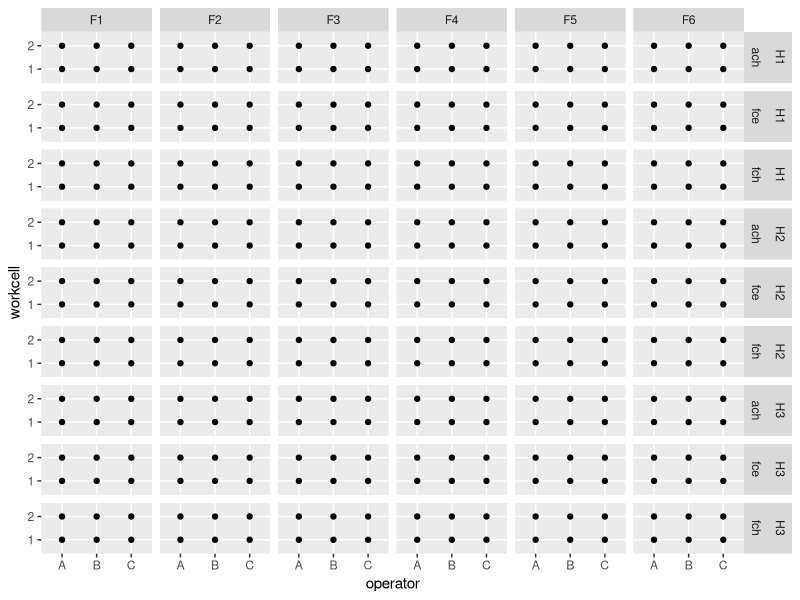
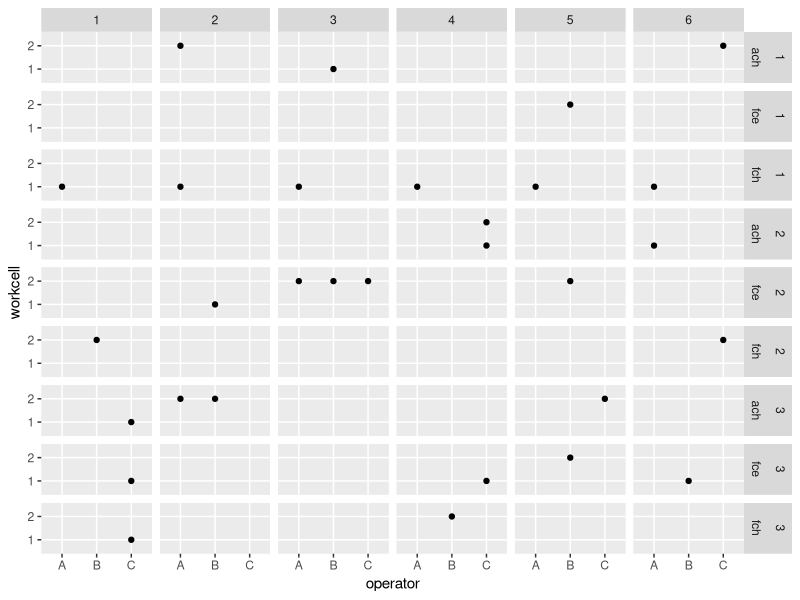
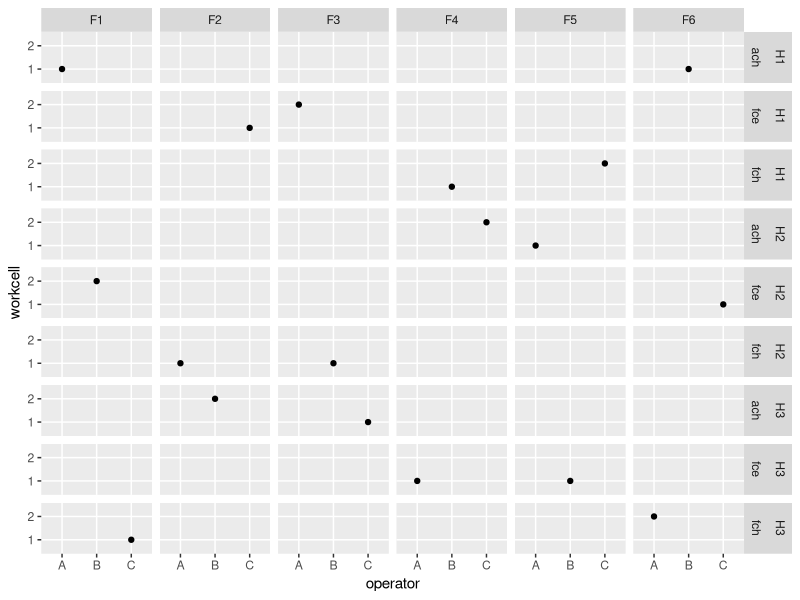

Recreate these plots in R, in order. (Note: a time limit stopped this script after it produced the figures.)
## ---- chunk 1
library(tidyverse)
library(lme4)
## ---- chunk 2
full_factorial <- tidyr::crossing(operator = c("A", "B", "C"), 
                                  hamilton = c("1", "2", "3"), 
                                  lot = c("ach", "fch", "fce"), 
                flexmap = c("1", "2", "3"), 
                workcell = c("1", "2")) 
## ---- chunk 3
optimal <- tibble::tribble(
                              ~lot, ~workcell, ~hamilton, ~operator, ~flexmap,
                                "FCE",         "2",         "2",         "O1",        "2",
                                "FCH",         "1",         "1",         "O2",        "2",
                                "FCH",         "2",         "2",         "O1",        "1",
                                "ACH",         "2",         "1",         "O3",        "2",
                                "FCH",         "1",         "2",         "O1",        "3",
                                "FCE",         "2",         "2",         "O1",        "2",
                                "ACH",         "1",         "2",         "O3",        "3",
                                "ACH",         "1",         "3",         "O1",        "2",
                                "ACH",         "2",         "2",         "O2",        "3",
                                "FCH",         "1",         "2",         "O3",        "2",
                                "ACH",         "1",         "3",         "O1",        "3",
                                "FCE",         "2",         "3",         "O3",        "3",
                                "FCE",         "2",         "1",         "O1",        "3",
                                "ACH",         "1",         "1",         "O1",        "1",
                                "FCE",         "1",         "3",         "O2",        "2",
                                "FCH",         "2",         "3",         "O1",        "2",
                                "FCE",         "1",         "1",         "O3",        "1",
                                "FCH",         "2",         "1",         "O2",        "3",
                                "FCE",         "1",         "2",         "O2",        "1",
                                "ACH",         "2",         "3",         "O2",        "1",
                                "FCH",         "1",         "3",         "O2",        "3",
                                "ACH",         "2",         "1",         "O3",        "2",
                                "FCH",         "2",         "3",         "O3",        "1",
                                "FCE",         "1",         "1",         "O3",        "1"
                            ) %>% 
  mutate(lot = tolower(lot), 
         operator = case_when(operator == "O1" ~ "A", 
                              operator == "O2" ~ "B", 
                              operator == "O3" ~ "C"))



optimal <- tibble::tribble(
                                             ~lot, ~workcell, ~hamilton, ~operator, ~flexmap,
                                           "FCE",  1L,  1L, "O3",  2L,
                                           "FCH",  2L,  3L, "O1",  3L,
                                           "ACH",  1L,  2L, "O1",  2L,
                                           "ACH",  1L,  3L, "O1",  1L,
                                           "ACH",  1L,  1L, "O2",  3L,
                                           "FCE",  2L,  2L, "O2",  3L,
                                           "FCH",  2L,  1L, "O1",  2L,
                                           "FCH",  1L,  2L, "O2",  1L,
                                           "FCE",  1L,  2L, "O1",  3L,
                                           "FCE",  2L,  1L, "O2",  2L,
                                           "FCE",  2L,  3L, "O2",  1L,
                                           "FCE",  1L,  2L, "O1",  3L,
                                           "FCH",  2L,  2L, "O3",  2L,
                                           "FCH",  1L,  2L, "O2",  2L,
                                           "ACH",  2L,  3L, "O2",  2L,
                                           "FCE",  2L,  1L, "O1",  1L,
                                           "FCH",  1L,  1L, "O3",  1L,
                                           "ACH",  2L,  2L, "O3",  1L,
                                           "ACH",  2L,  2L, "O3",  1L,
                                           "FCE",  1L,  3L, "O3",  2L,
                                           "FCH",  1L,  1L, "O2",  1L,
                                           "ACH",  1L,  1L, "O2",  3L,
                                           "FCH",  1L,  3L, "O3",  3L,
                                           "ACH",  2L,  1L, "O3",  3L
                                           ) %>% 
                           mutate(lot = tolower(lot), 
         operator = case_when(operator == "O1" ~ "A", 
                              operator == "O2" ~ "B", 
                              operator == "O3" ~ "C")) %>% 
  mutate_all(., ~ as.character(.x))

## ---- chunk 4
current_des <- tibble::tribble(
  ~lot, ~hamilton, ~workcell, ~flexmap, ~operator,
  "ach", "3", "1", "1", "C", 
  "fch", "3", "1", "1", "C", 
  "fce", "3", "1", "1", "C", 
  "fce", "2", "2", "3", "A", 
  "fce", "2", "2", "3", "B", 
  "fce", "2", "2", "3", "C", 
  "ach", "2", "2", "4", "C", 
  "ach", "2", "1", "4", "C",
  "fce", "1", "2", "5", "B", 
  "fce", "2", "2", "5", "B", 
  "fce", "3", "2", "5", "B",
  "fch", "1", "1", "1", "A",
  "fch", "1", "1", "2", "A",
  "fch", "1", "1", "3", "A",
  "fch", "1", "1", "4", "A",
  "fch", "1", "1", "5", "A",
  "fch", "1", "1", "6", "A",
  "ach", "1", "2", "2", "A", 
  "ach", "1", "1", "3", "B", 
  "ach", "3", "2", "5", "C",
  "ach", "2", "1", "6", "A",
  "ach", "3", "2", "2", "B",
  "ach", "1", "2", "6", "C", 
  "ach", "3", "2", "2", "A", 
  "fch", "3", "2", "4", "B", 
  "fch", "2", "2", "6", "C", 
  "fch", "2", "2", "1", "B", 
  "fce", "2", "1", "2", "B", 
  "fce", "3", "1", "4", "C", 
  "fce", "3", "1", "6", "B"

)
## ---- chunk 5
full_factorial_6_flex <- tidyr::crossing(operator = c("A", "B", "C"), 
                                  hamilton = c("H1", "H2", "H3"), 
                                  lot = c("ach", "fch", "fce"), 
                flexmap = c("F1", "F2", "F3", "F4", "F5", "F6"), 
                workcell = c("1", "2")) 
full_factorial_6_flex %>% 
  ggplot(aes(operator, workcell)) + 
  geom_point() + 
  facet_grid(rows = vars(hamilton, lot), cols = vars(flexmap)) 

current_des %>% 
  ggplot(aes(operator, workcell)) + 
  geom_point() + 
  facet_grid(rows = vars(hamilton, lot), cols = vars(flexmap)) 
## ---- chunk 6
panel_1 <- tibble::tribble(
                              ~lot,  ~hamilton,  ~flexmap, ~operator, ~workcell,
                            "ach", "H2", "F4", "C",  "2",
                            "fch", "H2", "F3", "B",  "1",
                            "fce", "H3", "F4", "A",  "1",
                            "fch", "H1", "F5", "C",  "2",
                            "ach", "H1", "F1", "A",  "1",
                            "fce", "H2", "F6", "C",  "1",
                            "fce", "H2", "F1", "B",  "2",
                            "fce", "H1", "F2", "C",  "1",
                            "ach", "H2", "F5", "A",  "1",
                            "fch", "H2", "F2", "A",  "1",
                            "fch", "H3", "F6", "A",  "2",
                            "fce", "H1", "F3", "A",  "2",
                            "fce", "H3", "F5", "B",  "1",
                            "ach", "H3", "F2", "B",  "2",
                            "fch", "H1", "F4", "B",  "1",
                            "ach", "H1", "F6", "B",  "1",
                            "fch", "H3", "F1", "C",  "1",
                            "ach", "H3", "F3", "C",  "1"
                            )
panel_1 %>% 
  ggplot(aes(operator, workcell)) + 
  geom_point() + 
  facet_grid(rows = vars(hamilton, lot), cols = vars(flexmap)) 
## ---- chunk 7
sd_operator = 15
sd_hamilton = 10
sd_lot = 15
sd_flex = 10
sd_wc = 5
sd_error = 5
beta_0 = 400

get_estimates_ff_6f <- function(sd_operator = 15,
                             sd_hamilton = 10,
                             sd_lot = 15,
                             sd_flex = 10,
                             sd_wc = 10,
                             sd_error = 5,
                             beta_0 = 400) {
  operator <- data.frame(operator = c("A", "B", "C"),
                         operator_i = rnorm(3, 0, sd_operator))
  hamilton <- data.frame(hamilton = c("H1", "H2", "H3"),
                         ham_i = rnorm(3, 0, sd_hamilton))
  lot <- data.frame(lot = c("l1", "l2", "l3"),
                    lot_i = rnorm(3, 0, sd_lot))
  flexmap <- data.frame(flexmap = c("F1", "F2", "F3", "F4", "F5", "F6"),
                        flex_i = rnorm(3, 0, sd_flex))
  workcell <- data.frame(workcell = c("1", "2"),
                         wc_i = rnorm(2, 0, sd_wc))
  
  sim_data <-
    tidyr::crossing(operator, hamilton, lot, flexmap, workcell) %>%
    mutate(e_i = rnorm(nrow(.), 0, sd_error)) %>%
    mutate(response = beta_0 + operator_i + ham_i + lot_i + flex_i + wc_i + e_i) %>%
    select(operator, hamilton, lot, flexmap, workcell, response)
  
  sim_mod <- lme4::lmer(response ~ (1 | operator) + (1 | hamilton) + (1 | lot) +
                          (1 | flexmap) + (1 | workcell),
                        data = sim_data)
  sd_estimates <- VarCorr(sim_mod) %>%
    data.frame() %>%
    select(grp, sdcor)
  
  return_df <- ranef(sim_mod) %>% 
  data.frame() %>% 
  group_by(grpvar) %>% 
  summarise(avg = mean(condval)) %>% 
  rename(grp = grpvar) %>% 
  inner_join(sd_estimates) %>% 
  mutate(grand_mean = fixef(sim_mod)) %>% 
  mutate(perc_cv = 100*(sdcor/(grand_mean))) %>% 
  mutate(true_cv = case_when(grp == "flexmap" ~ 100*sd_flex/beta_0, 
                             grp == "hamilton" ~ 100*sd_hamilton/beta_0, 
                             grp == "lot" ~ 100*sd_lot/beta_0, 
                             grp == "operator" ~ 100*sd_operator/beta_0, 
                             grp == "workcell" ~ 100*sd_wc/beta_0), 
         true_sd = case_when(grp == "flexmap" ~ sd_flex, 
                             grp == "hamilton" ~ sd_hamilton, 
                             grp == "lot" ~ sd_lot, 
                             grp == "operator" ~ sd_operator, 
                             grp == "workcell" ~ sd_wc))
  
    return(return_df)
  
}
## ---- chunk 8
sim_factorial_6flex <- purrr::imap_dfr(1:1000, ~ get_estimates_ff_6f())

sim_factorial_6flex %>% 
  ggplot(.,aes(grp, sdcor)) + 
  geom_boxplot() + 
  geom_point(aes(x = grp, y = true_sd), color = "red") 

sim_factorial_6flex %>% 
  filter(perc_cv == 0) %>% 
  nrow(.)/nrow(sim_factorial_6flex)
## ---- chunk 9
manual_6_flex  <- function(sd_operator = 15,
                             sd_hamilton = 10,
                             sd_lot = 15,
                             sd_flex = 10,
                             sd_wc = 5,
                             sd_error = 5,
                             beta_0 = 400) {
  operator <- data.frame(operator = c("A", "B", "C"),
                         operator_i = rnorm(3, 0, sd_operator))
  hamilton <- data.frame(hamilton = c("1", "2", "3"),
                         ham_i = rnorm(3, 0, sd_hamilton))
  lot <- data.frame(lot = c("ach", "fch", "fce"),
                    lot_i = rnorm(3, 0, sd_lot))
  flexmap <- data.frame(flexmap = c("1", "2", "3", "4", "5", "6"),
                        flex_i = rnorm(3, 0, sd_flex))
  workcell <- data.frame(workcell = c("1", "2"),
                         wc_i = rnorm(2, 0, sd_wc))
  
  sim_data <-
    tidyr::crossing(operator, hamilton, lot, flexmap, workcell) %>%
    mutate(e_i = rnorm(nrow(.), 0, sd_error)) %>%
    mutate(response = beta_0 + operator_i + ham_i + lot_i + flex_i + wc_i + e_i) %>%
    select(operator, hamilton, lot, flexmap, workcell, response)
  
  
  
  
  sim_mod <- current_des %>% 
    inner_join(sim_data, by = c("lot", "hamilton", "flexmap", "operator", "workcell")) %>% 
    lme4::lmer(response ~ (1 | operator) + (1 | hamilton) + (1 | lot) +
                          (1 | flexmap) + (1 | workcell),
                        data = .)
  sd_estimates <- VarCorr(sim_mod) %>%
    data.frame() %>%
    select(grp, sdcor)
  
  return_df <- ranef(sim_mod) %>% 
  data.frame() %>% 
  group_by(grpvar) %>% 
  summarise(avg = mean(condval)) %>% 
  rename(grp = grpvar) %>% 
  inner_join(sd_estimates) %>% 
  mutate(grand_mean = fixef(sim_mod)) %>% 
  mutate(perc_cv = 100*(sdcor/(grand_mean))) %>% 
  mutate(true_cv = case_when(grp == "flexmap" ~ 100*sd_flex/beta_0, 
                             grp == "hamilton" ~ 100*sd_hamilton/beta_0, 
                             grp == "lot" ~ 100*sd_lot/beta_0, 
                             grp == "operator" ~ 100*sd_operator/beta_0, 
                             grp == "workcell" ~ 100*sd_wc/beta_0), 
         true_sd = case_when(grp == "flexmap" ~ sd_flex, 
                             grp == "hamilton" ~ sd_hamilton, 
                             grp == "lot" ~ sd_lot, 
                             grp == "operator" ~ sd_operator, 
                             grp == "workcell" ~ sd_wc))
  
    return(return_df)
  
}
## ---- chunk 10
sim_manual_6flex <- purrr::imap_dfr(1:1000, ~ manual_6_flex())

sim_manual_6flex %>% 
  ggplot(.,aes(grp, sdcor)) + 
  geom_boxplot() + 
  geom_point(aes(x = grp, y = true_sd), color = "red") 

sim_manual_6flex %>% 
  filter(perc_cv == 0) %>% 
  nrow(.)/nrow(sim_manual_6flex)
## ---- chunk 11
sim_factorial_6flex %>% 
  mutate(design = rep("factorial", nrow(.))) -> sim_factorial_6flex
sim_manual_6flex %>% 
  mutate(design = rep("manual", nrow(.))) -> sim_manual_6flex

bind_rows(sim_factorial_6flex, sim_manual_6flex) %>% 
  ggplot(.,aes(design, sdcor)) + 
  geom_boxplot() + 
  facet_grid(cols = vars(grp)) + 
  labs(title = "Distribution of SD estimates")
## ---- chunk 12
factorial_6_fail <- sim_factorial_6flex %>% 
  group_by(grp) %>% 
  filter(perc_cv == 0) %>% 
  count(grp) %>% 
  ungroup() %>% 
  mutate(design = rep("factorial", nrow(.)))

manual_6_fail <- sim_manual_6flex %>% 
  group_by(grp) %>% 
  filter(perc_cv == 0) %>% 
  count(grp) %>% 
  ungroup() %>% 
  mutate(design = rep("manual", nrow(.)))

bind_rows(factorial_6_fail, manual_6_fail) %>% 
  mutate(prop = 100*(n/1000)) %>% 
  ggplot(., aes(design, prop)) + 
  geom_point() + 
  facet_grid(cols = vars(grp)) + 
  labs(title = "% of time variance was estimated to be zero") + 
  scale_y_continuous(breaks = seq(0, 18, by = 2))

## ---- chunk 13
current_des <- current_des %>% 
  mutate(flexmap = case_when(flexmap == "4" ~ "1", 
                   flexmap == "5" ~ "2", 
                   flexmap == "6" ~ "3", 
                   TRUE ~ as.character(flexmap)))
  
## ---- chunk 14
sd_operator = 15
sd_hamilton = 10
sd_lot = 15
sd_flex = 10
sd_wc = 5
sd_error = 5
beta_0 = 400
## ---- chunk 15
get_estimates_ff <- function(sd_operator = 15,
                             sd_hamilton = 10,
                             sd_lot = 15,
                             sd_flex = 10,
                             sd_wc = 5,
                             sd_error = 5,
                             beta_0 = 400) {
  operator <- data.frame(operator = c("o1", "o2", "03"),
                         operator_i = rnorm(3, 0, sd_operator))
  hamilton <- data.frame(hamilton = c("h1", "h2", "h3"),
                         ham_i = rnorm(3, 0, sd_hamilton))
  lot <- data.frame(lot = c("l1", "l2", "l3"),
                    lot_i = rnorm(3, 0, sd_lot))
  flexmap <- data.frame(flexmap = c("f1", "f2", "f3"),
                        flex_i = rnorm(3, 0, sd_flex))
  workcell <- data.frame(workcell = c("w1", "w2"),
                         wc_i = rnorm(2, 0, sd_wc))
  
  sim_data <-
    tidyr::crossing(operator, hamilton, lot, flexmap, workcell) %>%
    mutate(e_i = rnorm(nrow(.), 0, sd_error)) %>%
    mutate(response = beta_0 + operator_i + ham_i + lot_i + flex_i + wc_i + e_i) %>%
    select(operator, hamilton, lot, flexmap, workcell, response)
  
  sim_mod <- lme4::lmer(response ~ (1 | operator) + (1 | hamilton) + (1 | lot) +
                          (1 | flexmap) + (1 | workcell),
                        data = sim_data)
  sd_estimates <- VarCorr(sim_mod) %>%
    data.frame() %>%
    select(grp, sdcor)
  
  return_df <- ranef(sim_mod) %>% 
  data.frame() %>% 
  group_by(grpvar) %>% 
  summarise(avg = mean(condval)) %>% 
  rename(grp = grpvar) %>% 
  inner_join(sd_estimates) %>% 
  mutate(grand_mean = fixef(sim_mod)) %>% 
  mutate(perc_cv = 100*(sdcor/(avg + grand_mean))) %>% 
  mutate(true_cv = case_when(grp == "flexmap" ~ 100*sd_flex/beta_0, 
                             grp == "hamilton" ~ 100*sd_hamilton/beta_0, 
                             grp == "lot" ~ 100*sd_lot/beta_0, 
                             grp == "operator" ~ 100*sd_operator/beta_0, 
                             grp == "workcell" ~ 100*sd_wc/beta_0), 
         true_sd = case_when(grp == "flexmap" ~ sd_flex, 
                             grp == "hamilton" ~ sd_hamilton, 
                             grp == "lot" ~ sd_lot, 
                             grp == "operator" ~ sd_operator, 
                             grp == "workcell" ~ sd_wc))
  
    return(return_df)
  
}
## ---- chunk 16
sim_factorial <- purrr::imap_dfr(1:1000, ~ get_estimates_ff())

sim_factorial %>% 
  ggplot(.,aes(grp, perc_cv)) + 
  geom_boxplot() + 
  geom_point(aes(x = grp, y = true_cv), color = "red") 

factorial_80_interval <- sim_factorial %>% 
  group_by(grp) %>% 
  summarise(mean_sd = mean(sdcor), lower = quantile(sdcor, 0.10), 
            upper = quantile(sdcor, 0.9), 
            mean_cv = mean(perc_cv), 
            lower_cv = quantile(perc_cv, 0.1), 
            upper_cv = quantile(perc_cv, 0.9)) %>% 
  mutate(true_sd = case_when(grp == "flex" ~ sd_flex, 
                             grp == "ham" ~ sd_hamilton, 
                             grp == "l" ~ sd_lot, 
                             grp == "op" ~ sd_operator, 
                             grp == "wc" ~ sd_wc)) %>% 
  mutate(grp = case_when(grp == "flex" ~ "flexmap", 
                         grp == "ham" ~ "hamilton", 
                         grp == "l" ~ "lot",
                         grp == "op" ~ "operator", 
                         grp == "wc" ~ "workcell"), 
         design = rep("factorial", 5)) %>% 
  mutate(true_cv = case_when(grp == "flexmap" ~ 100*sd_flex/beta_0, 
                             grp == "hamilton" ~ 100*sd_hamilton/beta_0, 
                             grp == "lot" ~ 100*sd_lot/beta_0, 
                             grp == "operator" ~ 100*sd_operator/beta_0, 
                             grp == "workcell" ~ 100*sd_wc/beta_0))
## ---- chunk 17
current_des %>% 
  ggplot(.,aes(workcell, flexmap)) + 
  geom_point() + 
  facet_grid(rows = vars(lot), cols = vars(operator, hamilton)) + 
  theme_classic() 

optimal %>% 
  ggplot(.,aes(workcell, flexmap)) + 
  geom_point() + 
  facet_grid(rows = vars(lot), cols = vars(operator, hamilton)) + 
  theme_classic() 
## ---- chunk 18
jackie_sim_estimate <- function(sd_operator = 15,
                             sd_hamilton = 10,
                             sd_lot = 15,
                             sd_flex = 10,
                             sd_wc = 5,
                             sd_error = 5,
                             beta_0 = 400) {
  operator <- data.frame(operator = c("A", "B", "C"),
                         operator_i = rnorm(3, 0, sd_operator))
  hamilton <- data.frame(hamilton = c("1", "2", "3"),
                         ham_i = rnorm(3, 0, sd_hamilton))
  lot <- data.frame(lot = c("ace", "ach", "fce"),
                    lot_i = rnorm(3, 0, sd_lot))
  flexmap <- data.frame(flexmap = c("1", "2", "3"),
                        flex_i = rnorm(3, 0, sd_flex))
  workcell <- data.frame(workcell = c("1", "2"),
                         wc_i = rnorm(2, 0, sd_wc))

sim_data <- tidyr::crossing(operator, hamilton, lot, flexmap, workcell) %>% 
  mutate(e_i = rnorm(nrow(.), 0, sd_error)) %>% 
  mutate(response = beta_0 + operator_i + ham_i + lot_i + flex_i + wc_i + e_i) %>% 
  select(operator, hamilton, lot, flexmap, workcell, response)

 sim_mod <- current_des %>% 
  inner_join(sim_data, by = c("lot", "hamilton", "flexmap", "operator", "workcell")) %>% 
  lme4::lmer(response ~ (1 | operator) + (1 | hamilton) + (1 | lot) +
                          (1 | flexmap) + (1 | workcell),
                        data = .)
 
  sd_estimates <- VarCorr(sim_mod) %>%
    data.frame() %>%
    select(grp, sdcor)
  
  return_df <- ranef(sim_mod) %>% 
  data.frame() %>% 
  group_by(grpvar) %>% 
  summarise(avg = mean(condval)) %>% 
  rename(grp = grpvar) %>% 
  inner_join(sd_estimates) %>% 
  mutate(grand_mean = fixef(sim_mod)) %>% 
  mutate(perc_cv = 100*(sdcor/(avg + grand_mean))) %>% 
  mutate(true_cv = case_when(grp == "flexmap" ~ 100*sd_flex/beta_0, 
                             grp == "hamilton" ~ 100*sd_hamilton/beta_0, 
                             grp == "lot" ~ 100*sd_lot/beta_0, 
                             grp == "operator" ~ 100*sd_operator/beta_0, 
                             grp == "workcell" ~ 100*sd_wc/beta_0))
  
    return(return_df)
  

}
## ---- chunk 19
sim_jackie <- purrr::imap_dfr(1:1000, ~ jackie_sim_estimate())

sim_jackie %>% 
  ggplot(.,aes(grp, perc_cv)) + 
  geom_boxplot() + 
  geom_point(aes(x = grp, y = true_cv), color = "red")

sim_jackie %>% 
  filter(perc_cv == 0)

jackie_80_interval <- sim_jackie %>% 
  group_by(grp) %>% 
  summarise(mean_sd = mean(sdcor), lower = quantile(sdcor, 0.10), 
            upper = quantile(sdcor, 0.9), 
            mean_cv = mean(perc_cv), 
            lower_cv = quantile(perc_cv, 0.1), 
            upper_cv = quantile(perc_cv, 0.9))%>% 
  mutate(true_sd = case_when(grp == "flexmap" ~ sd_flex, 
                             grp == "hamilton" ~ sd_hamilton, 
                             grp == "lot" ~ sd_lot, 
                             grp == "operator" ~ sd_operator, 
                             grp == "workcell" ~ sd_wc)) %>%
  mutate(true_cv = case_when(grp == "flexmap" ~ 100*sd_flex/beta_0, 
                             grp == "hamilton" ~ 100*sd_hamilton/beta_0, 
                             grp == "lot" ~ 100*sd_lot/beta_0, 
                             grp == "operator" ~ 100*sd_operator/beta_0, 
                             grp == "workcell" ~ 100*sd_wc/beta_0)) %>% 
  mutate(design = rep("current", 5))

## ---- chunk 20
full_factorial %>% 
  ggplot(.,aes(operator, workcell)) + 
  geom_point() + 
  facet_grid(rows = vars(hamilton, lot), 
             cols = vars(flexmap))

optimal %>% 
  ggplot(.,aes(operator, workcell)) + 
  geom_point() + 
  facet_grid(rows = vars(hamilton, lot), 
             cols = vars(flexmap))

ff <- full_factorial 
op <- optimal %>% 
  mutate(design = rep("optimal", nrow(.)))
ff %>% 
  left_join(op) %>% 
  ggplot(.,aes(operator, workcell)) + 
  geom_point(aes(color = design)) + 
  facet_grid(rows = vars(hamilton, lot), 
             cols = vars(flexmap))

op %>% 
  ggplot(.,aes(operator, workcell)) + 
  geom_point() + 
  facet_grid(rows = vars(hamilton, lot), 
             cols = vars(flexmap))
## ---- chunk 21
optimal_sim_estimate <- function(sd_operator = 15,
                             sd_hamilton = 10,
                             sd_lot = 15,
                             sd_flex = 10,
                             sd_wc = 5,
                             sd_error = 5,
                             beta_0 = 400, 
                             data = optimal) {
  
  operator <- data.frame(operator = c("A", "B", "C"),
                         operator_i = rnorm(3, 0, sd_operator))
  hamilton <- data.frame(hamilton = c("1", "2", "3"),
                         ham_i = rnorm(3, 0, sd_hamilton))
  lot <- data.frame(lot = c("ace", "ach", "fce"),
                    lot_i = rnorm(3, 0, sd_lot))
  flexmap <- data.frame(flexmap = c("1", "2", "3"),
                        flex_i = rnorm(3, 0, sd_flex))
  workcell <- data.frame(workcell = c("1", "2"),
                         wc_i = rnorm(2, 0, sd_wc))

sim_data <- tidyr::crossing(operator, hamilton, lot, flexmap, workcell) %>% 
  mutate(e_i = rnorm(nrow(.), 0, sd_error)) %>% 
  mutate(response = beta_0 + operator_i + ham_i + lot_i + flex_i + wc_i + e_i) %>% 
  select(operator, hamilton, lot, flexmap, workcell, response)

 sim_mod <- data %>% 
  inner_join(sim_data, by = c("lot", "hamilton", "flexmap", "operator", "workcell")) %>% 
  lme4::lmer(response ~ (1 | operator) + (1 | hamilton) + (1 | lot) +
                          (1 | flexmap) + (1 | workcell),
                        data = .)
 
  sd_estimates <- VarCorr(sim_mod) %>%
    data.frame() %>%
    select(grp, sdcor)
  
  return_df <- ranef(sim_mod) %>% 
  data.frame() %>% 
  group_by(grpvar) %>% 
  summarise(avg = mean(condval)) %>% 
  rename(grp = grpvar) %>% 
  inner_join(sd_estimates) %>% 
  mutate(grand_mean = fixef(sim_mod)) %>% 
  mutate(perc_cv = 100*(sdcor/(avg + grand_mean))) %>% 
  mutate(true_cv = case_when(grp == "flexmap" ~ 100*sd_flex/beta_0, 
                             grp == "hamilton" ~ 100*sd_hamilton/beta_0, 
                             grp == "lot" ~ 100*sd_lot/beta_0, 
                             grp == "operator" ~ 100*sd_operator/beta_0, 
                             grp == "workcell" ~ 100*sd_wc/beta_0), 
         true_sd = case_when(grp == "flexmap" ~ sd_flex, 
                             grp == "hamilton" ~ sd_hamilton, 
                             grp == "lot" ~ sd_lot, 
                             grp == "operator" ~ sd_operator, 
                             grp == "workcell" ~ sd_wc))
  
    return(return_df)
}
## ---- chunk 22
sim_optimal <- purrr::imap_dfr(1:1000, ~ optimal_sim_estimate())

sim_optimal %>% 
  ggplot(.,aes(grp, perc_cv)) + 
  geom_boxplot() + 
  geom_point(aes(x = grp, y = true_cv), color = "red")

sim_optimal %>% 
  ggplot(.,aes(grp, sdcor)) + 
  geom_boxplot() + 
  geom_point(aes(x = grp, y = true_cv), color = "red")

sim_optimal %>% 
  filter(perc_cv == 0)

optimal_80_interval <- sim_optimal %>% 
  group_by(grp) %>% 
  summarise(mean_sd = mean(sdcor), lower = quantile(sdcor, 0.10), 
            upper = quantile(sdcor, 0.9), 
            mean_cv = mean(perc_cv), 
            lower_cv = quantile(perc_cv, 0.1), 
            upper_cv = quantile(perc_cv, 0.9)) %>% 
  mutate(true_sd = case_when(grp == "flexmap" ~ sd_flex, 
                             grp == "hamilton" ~ sd_hamilton, 
                             grp == "lot" ~ sd_lot, 
                             grp == "operator" ~ sd_operator, 
                             grp == "workcell" ~ sd_wc)) %>% 
  mutate(true_cv = case_when(grp == "flexmap" ~ 100*sd_flex/beta_0, 
                             grp == "hamilton" ~ 100*sd_hamilton/beta_0, 
                             grp == "lot" ~ 100*sd_lot/beta_0, 
                             grp == "operator" ~ 100*sd_operator/beta_0, 
                             grp == "workcell" ~ 100*sd_wc/beta_0)) %>% 
  
  mutate(design = rep("optimal", 5))

optimal_80_interval 
## ---- chunk 23
bind_rows(factorial_80_interval, jackie_80_interval, optimal_80_interval) %>% 
  ggplot(.,aes(design, mean_cv, group = grp)) + 
  geom_point() + 
  geom_errorbar(aes(ymin = lower_cv, ymax = upper_cv), width = 0.5) + 
  facet_grid(cols = vars(grp)) + 
  geom_point(aes(x = design, y = true_cv), color = "red", 
             position = position_dodge(width = 1)) + 
  theme_classic() + 
  theme(axis.text.x = element_text(angle = 45, hjust = 1)) + 
  labs(title = "80 % of simulation estimates") 


bind_rows(sim_factorial, sim_optimal, .id = "design") %>% 
  mutate(design = case_when(design == "1" ~ "factorial", 
                            design == "2" ~ "optimal")) %>% 
  ggplot(aes(design, sdcor, group = design)) + 
  geom_boxplot() + 
  geom_point(aes(x = design, y = true_sd), color = "red", 
             position = position_dodge(width = 1)) + 
  facet_grid(cols = vars(grp)) + 
  #theme_classic() + 
  theme(axis.text.x = element_text(angle = 45, hjust = 1))


factorial_fail <- sim_factorial %>% 
  group_by(grp) %>% 
  filter(perc_cv == 0) %>% 
  count(grp) %>% 
  ungroup() %>% 
  mutate(design = rep("factorial", nrow(.)))



optimal_fail <- sim_optimal %>% 
  filter(perc_cv == 0) %>% 
  group_by(grp) %>% 
  filter(perc_cv == 0) %>% 
  count(grp) %>% 
  ungroup() %>% 
  mutate(design = rep("optimal", nrow(.)))

bind_rows(factorial_fail, optimal_fail) %>% 
  mutate(n = 100*(n/1000)) %>% 
  ggplot(.,aes(design, n)) + 
  geom_point(color = "purple") + 
  facet_grid(cols = vars(grp)) + 
  theme(axis.text.x = element_text(angle = 45, hjust = 1)) + 
  labs(title = "Proportion of time variance was estimated to be 0", 
       y = "% of time CV estimated to be 0") + 
  scale_y_continuous(breaks = seq(0, 16, by = 2))
## ---- chunk 24
factorial_fail <- sim_factorial %>% 
  group_by(grp) %>% 
  filter(perc_cv == 0) %>% 
  count(grp) %>% 
  ungroup() %>% 
  mutate(design = rep("factorial", nrow(.)))



optimal_fail <- sim_optimal %>% 
  filter(perc_cv == 0) %>% 
  group_by(grp) %>% 
  filter(perc_cv == 0) %>% 
  count(grp) %>% 
  ungroup() %>% 
  mutate(design = rep("optimal", nrow(.)))


current_fail <- sim_jackie %>% 
  group_by(grp) %>% 
  filter(perc_cv == 0) %>% 
  count(grp) %>% 
  ungroup() %>% 
  mutate(design = rep("current", nrow(.)))

bind_rows(factorial_fail, optimal_fail, current_fail) %>% 
  mutate(n = 100*(n/1000)) %>% 
  ggplot(.,aes(design, n)) + 
  geom_point(color = "purple") + 
  facet_grid(cols = vars(grp)) + 
  theme(axis.text.x = element_text(angle = 45, hjust = 1)) + 
  labs(title = "Proportion of time variance was estimated to be 0", 
       y = "% of time CV estimated to be 0")
## ---- chunk 25
optimal_18 <- tibble::tribble(
                                          ~lot, ~workcell, ~hamilton, ~flexmap, ~operator,
                                          "fce",  1L,  3L,  3L, "B",
                                          "ach",  1L,  3L,  2L, "B",
                                          "ach",  1L,  3L,  1L, "C",
                                          "ach",  1L,  1L,  3L, "A",
                                          "fce",  2L,  1L,  2L, "B",
                                          "fch",  1L,  2L,  2L, "A",
                                          "fch",  2L,  3L,  2L, "A",
                                          "fch",  1L,  1L,  1L, "B",
                                          "fch",  2L,  2L,  1L, "B",
                                          "fce",  2L,  3L,  1L, "A",
                                          "fce",  1L,  2L,  2L, "C",
                                          "ach",  2L,  1L,  2L, "C",
                                          "fce",  1L,  2L,  2L, "C",
                                          "ach",  2L,  2L,  3L, "B",
                                          "ach",  2L,  2L,  1L, "A",
                                          "fch",  2L,  3L,  3L, "C",
                                          "ach",  1L,  1L,  3L, "A",
                                          "fch",  2L,  3L,  3L, "C"
                                          ) %>% 
  mutate(lot = tolower(lot)) %>% 
  mutate_all(., ~ as.character(.x))

## ---- chunk 26
sim_optimal_18 <- purrr::imap_dfr(1:1000, ~ optimal_sim_estimate(data = optimal_18))

sim_optimal_18 %>% 
  ggplot(.,aes(grp, perc_cv)) + 
  geom_boxplot() + 
  geom_point(aes(x = grp, y = true_cv), color = "red")

sim_optimal_18 %>% 
  ggplot(.,aes(grp, sdcor)) + 
  geom_boxplot() + 
  geom_point(aes(x = grp, y = true_cv), color = "red")

sim_optimal_18 %>% 
  filter(perc_cv == 0)

optimal_18_80_interval <- sim_optimal_18 %>% 
  group_by(grp) %>% 
  summarise(mean_Sd = mean(sdcor), lower = quantile(sdcor, 0.10), 
            upper = quantile(sdcor, 0.9)) %>% 
  mutate(true_sd = case_when(grp == "flexmap" ~ sd_flex, 
                             grp == "hamilton" ~ sd_hamilton, 
                             grp == "lot" ~ sd_lot, 
                             grp == "operator" ~ sd_operator, 
                             grp == "workcell" ~ sd_wc)) %>% 
  mutate(design = rep("optimal", 5))

## ---- chunk 27
bind_rows(factorial_80_interval, jackie_80_interval, optimal_80_interval) %>% 
  ggplot(.,aes(design, mean_sd, group = grp)) + 
  geom_point() + 
  geom_errorbar(aes(ymin = lower, ymax = upper), width = 0.5) + 
  facet_grid(cols = vars(grp)) + 
  geom_point(aes(x = design, y = true_sd), color = "red", 
             position = position_dodge(width = 1)) + 
  theme_classic() + 
  theme(axis.text.x = element_text(angle = 45, hjust = 1))
